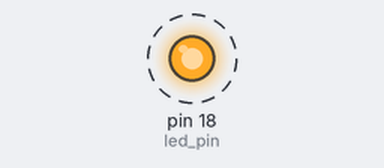
This program was run on a simulated Jetson Nano (header pin numbers). On the bench: output pins drawn as LEDs (lit = HIGH). Dashed ring = blinking. What the program prints to the terminal is not drawn.

Above: at 0.5 s.
Timing chart, 0 to 4.6 s (numbered marks = the images above):
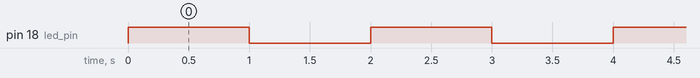

Measured:
- by itself, pin 18 (led_pin): alternates HIGH for 1.0 s and LOW for 1.0 s

The program:

led.py
```python
import Jetson.GPIO as GPIO
import time

# Set the GPIO mode to BOARD numbering
GPIO.setmode(GPIO.BOARD)

# Set pin 18 as an output pin
led_pin = 18
GPIO.setup(led_pin, GPIO.OUT)

try:
    while True:
        # Turn on the LED
        GPIO.output(led_pin, GPIO.HIGH)
        print("LED ON")
        time.sleep(1)  # Wait for 1 second

        # Turn off the LED
        GPIO.output(led_pin, GPIO.LOW)
        print("LED OFF")
        time.sleep(1)  # Wait for 1 second

except KeyboardInterrupt:
    # Clean up GPIO on keyboard interrupt
    GPIO.cleanup()
```
